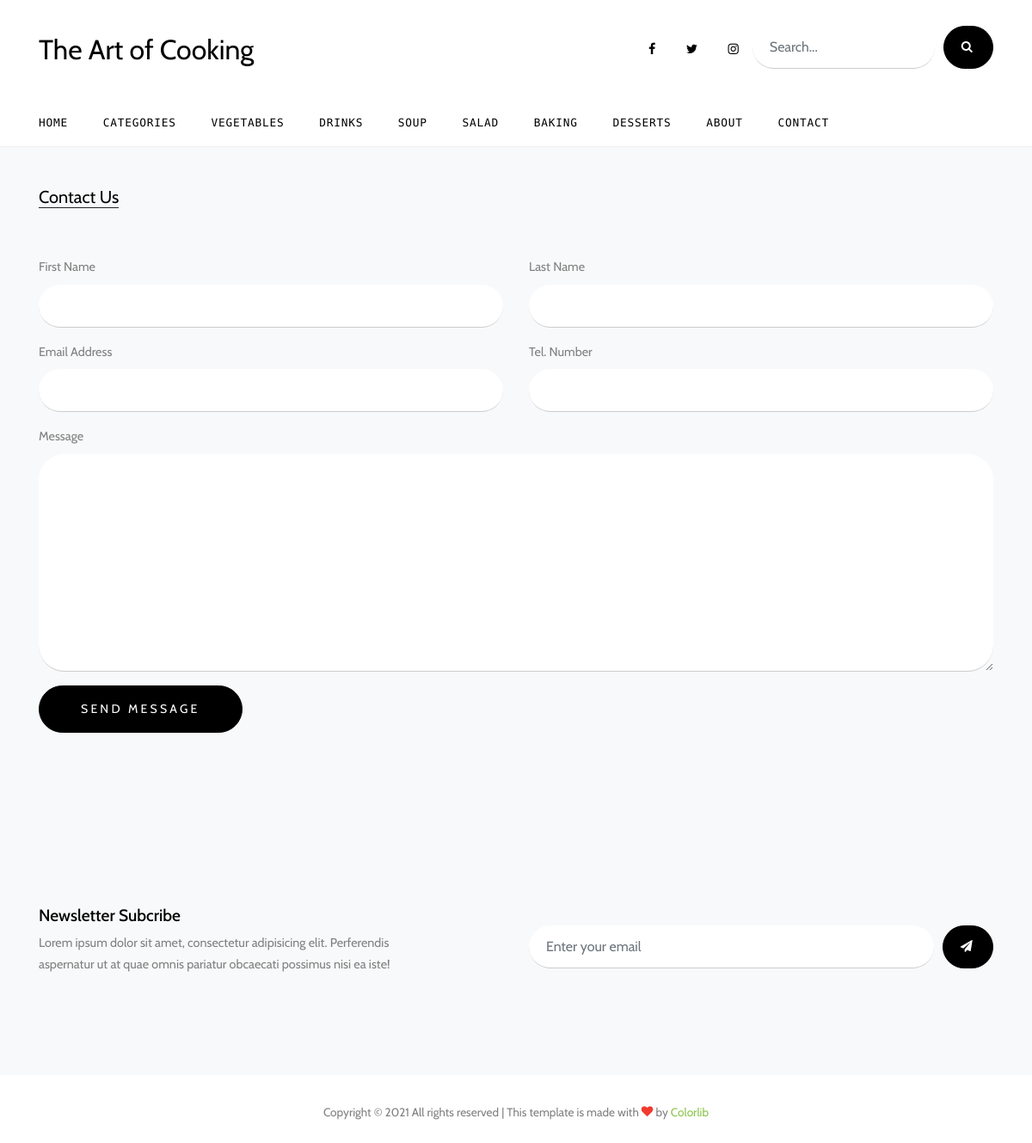
Page /contact/ on the committed database.
### blog/models.py (models this page shows, shortened)
class Category(models.Model):
    name = models.CharField(max_length=150)
    summary = models.TextField()
    slug = models.SlugField(unique=True)
    timestamp = models.DateTimeField(auto_now=False, auto_now_add=True)
    is_featured = models.BooleanField(default=False)
    class Meta:
        verbose_name_plural = "categories"
    def get_absolute_url(self):
        return reverse("blog:category_detail", kwargs={"slug": self.slug})

### blog/views.py (the view, shortened to what this page needs)
# urls.py: path("contact/", views.ContactUsView.as_view(), name="contact"),
class ContactUsView(View):
    def get(self, *args, **kwargs):
        form = ContactUsForm()
        template_name = "blog/contact.html"
        queryset = Article.objects.order_by("-timestamp")
        queryset_popular = Article.objects.order_by("-view_count")
        cat_query = Category.objects.all()
        context = {
            "form": form,
            "popular_articles": queryset_popular[:4],
            "categories": cat_query
            }
        return render(self.request, template_name, context)

### blog/forms.py
class ContactUsForm(forms.Form):
    first_name = forms.CharField(widget=forms.TextInput(attrs={'class': 'form-control form-control-lg'}), label="First Name", max_length=200, required=False)
    last_name = forms.CharField(widget=forms.TextInput(attrs={'class': 'form-control form-control-lg'}), label="Last Name", max_length=200, required=False)
    email = forms.EmailField(widget=forms.TextInput(attrs={'class': 'form-control form-control-lg'}), label="Email Address")
    phone = forms.IntegerField(widget=forms.TextInput(attrs={'class': 'form-control form-control-lg'}), label="Tel. Number", required=False)
    message = forms.CharField(widget=forms.Textarea(attrs={'class': 'form-control'}))

### blog/templates/blog/contact.html (shortened to what this page needs)
{% extends 'base.html' %}
{% load static %}
{% load crispy_forms_tags %}
{% block content %}
<div class="site-section bg-light">
    <div class="container">
        <div class="row">
            <div class="col-lg-12">
                <div class="section-title mb-5">
                    <h2>Contact Us</h2>
                </div>
                <form method="post">
                    <div class="row">
                        <div class="col-md-6 form-group">
                            <label for="{{form.first_name.id_for_label}}">First Name</label>
                            {{form.first_name}}
                        </div>
                        <div class="col-md-6 form-group">
                            <label for="{{form.last_name.id_for_label}}">Last Name</label>
                            {{form.last_name}}
                        </div>
                    </div>
                    <div class="row">
                        <div class="col-md-6 form-group">
                            <label for="{{form.email.id_for_label}}">Email Address</label>
                            {{form.email}}
                        </div>
                        <div class="col-md-6 form-group">
                            <label for="{{form.phone.id_for_label}}">Tel. Number</label>
                            {{form.phone}}
                        </div>
                    </div>
                    <div class="row">
                        <div class="col-md-12 form-group">
                            <label for="{{form.first_name.id_for_label}}">Message</label>
                            {{form.message}}
                        </div>
                    </div>
                    <div class="row">
                        <div class="col-12">
                            <input type="submit" value="Send Message" class="btn btn-primary py-3 px-5">
                        </div>
                    </div>
                </form>
            </div>
        </div>
    </div>
</div>
{% endblock content %}

### blog/templates/includes/navbar.html (shortened to what this page needs)
<div class="header-top">
    <div class="container">
        <div class="row align-items-center">
            <div class="col-12 col-lg-6 d-flex">
                <a href="{% url 'blog:home' %}" class="site-logo">
                    The Art of Cooking
                </a>
            </div>
            <div class="col-12 col-lg-6 ml-auto d-flex">
                <div class="ml-md-auto top-social d-none d-lg-inline-block">
                    <a href="#" class="d-inline-block p-3"><span class="icon-facebook"></span></a>
                    <a href="#" class="d-inline-block p-3"><span class="icon-twitter"></span></a>
                    <a href="#" class="d-inline-block p-3"><span class="icon-instagram"></span></a>
                </div>
                <form action="{% url 'blog:search' %}" class="search-form d-inline-block">
                    <div class="d-flex">
                        <input type="search" name="q" class="form-control" placeholder="Search...">
                        <button type="submit" class="btn btn-secondary"><span class="icon-search"></span></button>
                    </div>
                </form>
            </div>
        </div>
    </div>
    <div class="site-navbar py-2 js-sticky-header site-navbar-target d-none pl-0 d-lg-block" role="banner">
        <div class="container">
            <div class="d-flex align-items-center">
                <div class="mr-auto">
                    <nav class="site-navigation position-relative text-right" role="navigation">
                        <ul class="site-menu main-menu js-clone-nav mr-auto d-none pl-0 d-lg-block">
                            <li
                                 >
                                <a href="{% url 'blog:home' %}" class="nav-link text-left">Home</a>
                            </li>
                            <li
                                >
                                <a href="{% url 'blog:category_list' %}" class="nav-link text-left">Categories</a>
                            </li>
                            {% for category in categories %}
                                <li
                                    >
                                    <a href="{{category.get_absolute_url}}" class="nav-link text-left">{{category.name}}</a>
                                </li>
                            {% endfor %}
                            <li
                                >
                            <a href="{% url 'blog:about' %}" class="nav-link text-left">About</a></li>
                            <li
                                >
                            <a href="{% url 'blog:contact' %}" class="nav-link text-left">Contact</a></li>
                        </ul>
                    </nav>
                </div>
            </div>
        </div>
    </div>
</div>

### blog/static/css/style.css (style rules this page uses)
html { overflow-x: hidden; }
body { line-height: 1.7; color: gray; font-weight: 300; font-size: .9rem; }
a { -webkit-transition: .3s all ease; -o-transition: .3s all ease; transition: .3s all ease; }
h1, h2, h3, h4, h5, .h1, .h2, .h3, .h4, .h5 { font-family: "Cabin", -apple-system, BlinkMacSystemFont, "Segoe UI", Roboto, "Helvetica Neue", Arial, sans-serif, "Apple Color Emoji", "Segoe UI Emoji", "Segoe UI Symbol", "Noto Color Emoji"; }
.site-section { padding: 2.5em 0; }
@media (min-width: 768px) { .site-section { padding: 7em 0; } }
.site-logo { font-size: 2rem; color: #000; }
.site-navbar { margin-bottom: 0px; z-index: 1999; width: 100%; background: #fff; font-family: "B612 Mono", monospace; }
.site-navbar .site-navigation .site-menu { margin-left: 0; padding-left: 0; margin-bottom: 0; }
.site-navbar .site-navigation .site-menu a { text-decoration: none !important; display: inline-block; }
.site-navbar .site-navigation .site-menu > li { display: inline-block; }
.site-navbar .site-navigation .site-menu > li:first-child > a { padding-left: 0; }
.site-navbar .site-navigation .site-menu > li > a { text-transform: uppercase; font-size: .8rem; letter-spacing: .05rem; font-weight: 400; display: inline-block; text-decoration: none !important; color: #000; }
.site-mobile-menu .site-nav-wrap { padding: 0; margin: 0; list-style: none; position: relative; }
.site-mobile-menu .site-nav-wrap a { padding: 10px 20px; display: block; position: relative; color: #212529; }
.site-mobile-menu .site-nav-wrap li { position: relative; display: block; }
.site-mobile-menu .site-nav-wrap > li { display: block; position: relative; float: left; width: 100%; }
.site-mobile-menu .site-nav-wrap > li > a { padding-left: 20px; font-size: 20px; }
.sticky-wrapper .site-navbar { -webkit-transition: .3s all ease; -o-transition: .3s all ease; transition: .3s all ease; border-bottom: 1px solid #efefef; }
.sticky-wrapper .site-navbar .site-menu > li { display: inline-block; }
.header-top > .container { padding-top: 30px; padding-bottom: 30px; }
.section-title { color: #000; margin-bottom: 50px; }
.section-title h2 { font-size: 20px; font-weight: 400; border-bottom: 1px solid #222; position: relative; display: inline-block; }
.section-title h2:before { position: absolute; content: ""; height: 1px; background: #777; }
.btn { text-transform: uppercase; font-size: 14px; letter-spacing: .2rem; font-family: "Cabin", -apple-system, BlinkMacSystemFont, "Segoe UI", Roboto, "Helvetica Neue", Arial, sans-serif, "Apple Color Emoji", "Segoe UI Emoji", "Segoe UI Symbol", "Noto Color Emoji"; }
.form-control { margin-right: 10px; height: 50px; padding-left: 20px; padding-right: 20px; border-radius: 30px; border: none; background: #fff; border-bottom: 1px solid transparent; border-bottom: 1px solid #ccc; }
.btn { border-radius: 30px; background: #000; padding-left: 20px; padding-right: 20px; border-color: #000; color: #fff; }
.search-form .form-control { margin-right: 10px; height: 50px; padding-left: 20px; padding-right: 20px; border-radius: 30px; border: none; background: #fff; border-bottom: 1px solid transparent; border-bottom: 1px solid #ccc; }
.search-form .btn { border-radius: 30px; background: #000; padding-left: 20px; padding-right: 20px; border-color: #000; }
.top-social a { color: #000; }

### rows in the picture
Category: name "VEGETABLES"
Category: name "DRINKS"
Category: name "SOUP"
Category: name "SALAD"
Category: name "BAKING"
Category: name "DESSERTS"
